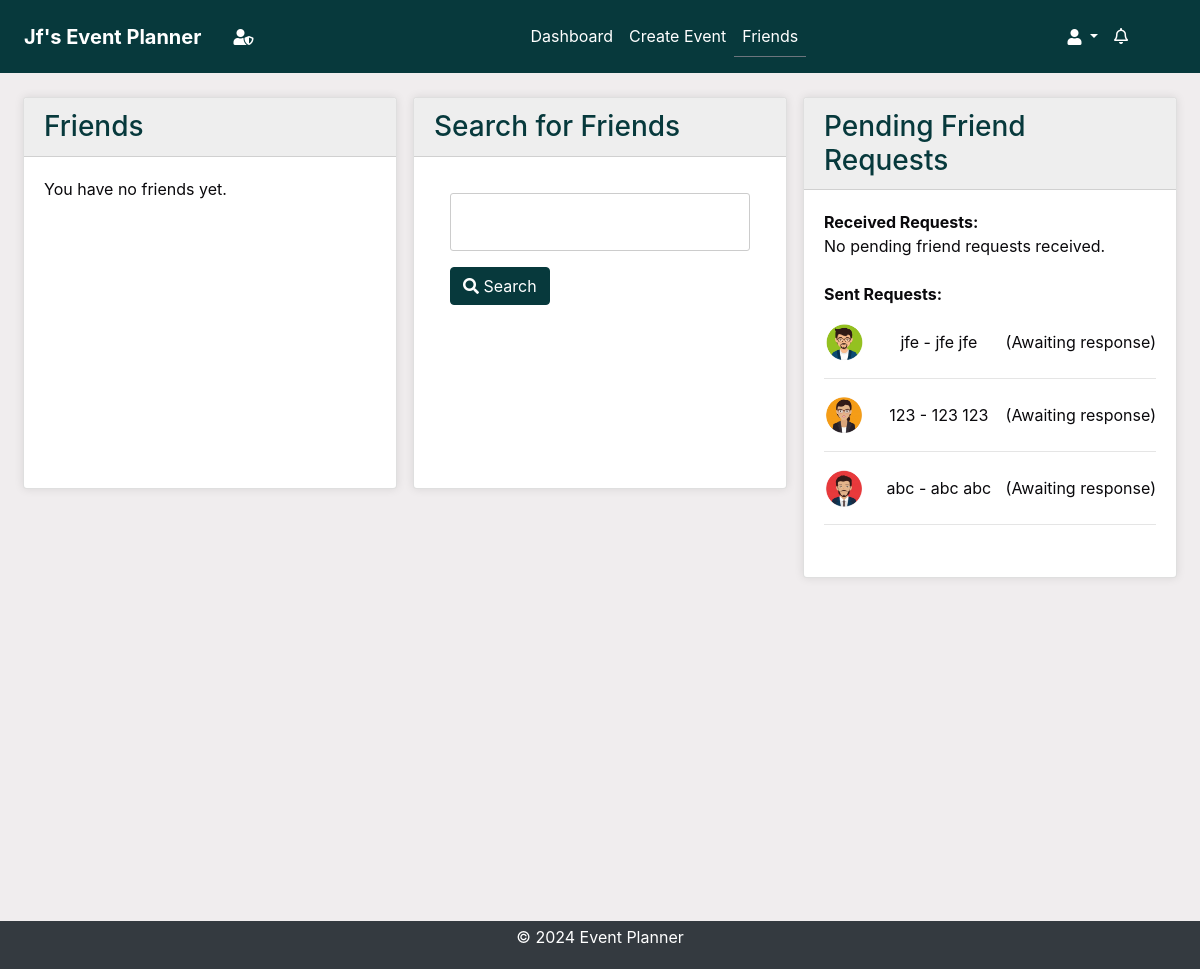
Before: /friends/ (signed in) with the older database file.
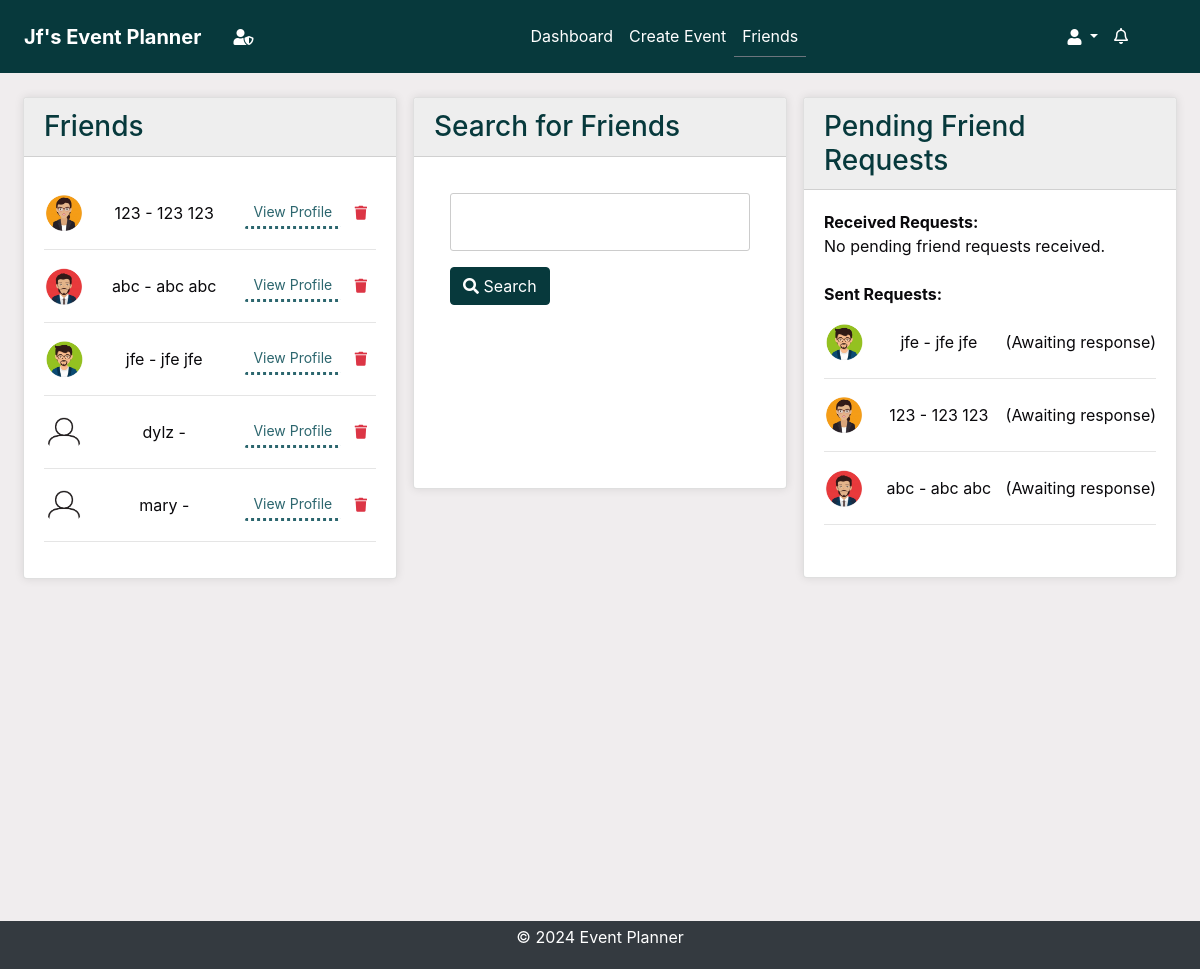
After: the same page with the newer database file.
### accounts/models.py (models this page shows, shortened)
class Friendship(models.Model):
    from_user = models.ForeignKey(
        User, related_name="from_friend", on_delete=models.CASCADE
    )
    to_user = models.ForeignKey(
        User, related_name="to_friend", on_delete=models.CASCADE
    )
    status = models.CharField(
        max_length=20,
        choices=[
            ("pending", "Pending"),
            ("accepted", "Accepted"),
            ("declined", "Declined"),
        ],
    )
    created_at = models.DateTimeField(auto_now_add=True)

class UserProfile(models.Model):
    user = models.OneToOneField(User, on_delete=models.CASCADE)
    profile_picture = models.CharField(max_length=254, default="default.png")
    created_at = models.DateTimeField(auto_now_add=True)
    updated_at = models.DateTimeField(auto_now=True)

### accounts/views.py (the view)
# urls.py: path("friends/", views.friends_page, name="friends_page"),
@login_required
@cache_control(no_cache=True, must_revalidate=True, no_store=True)
def friends_page(request):
    current_user = request.user
    search_query = ""
    search_results = []
    if "search_query" in request.GET or "user" in request.GET:
        search_form = FriendSearchForm(request.GET)
        if search_form.is_valid():
            search_query = search_form.cleaned_data.get("search_query", "")
            selected_user = search_form.cleaned_data.get("user")
            if selected_user:
                search_results = [selected_user]
            else:
                search_results = User.objects.filter(
                    Q(username__icontains=search_query)
                    | Q(first_name__icontains=search_query)
                    | Q(last_name__icontains=search_query)
                ).exclude(id=current_user.id)
        else:
            search_results = []
    else:
        search_form = FriendSearchForm()
        search_results = []
    friends = Friendship.objects.filter(
        (Q(from_user=current_user) | Q(to_user=current_user))
        & Q(status="accepted")
    )
    pending_requests_received = Friendship.objects.filter(
        Q(to_user=current_user) & Q(status="pending")
    )
    pending_requests_sent = Friendship.objects.filter(
        Q(from_user=current_user) & Q(status="pending")
    )
    context = {
        "search_form": search_form,
        "search_query": search_query,
        "search_results": search_results,
        "friends": friends,
        "pending_requests_received": pending_requests_received,
        "pending_requests_sent": pending_requests_sent,
    }
    return render(request, "accounts/friends.html", context)

### accounts/templates/accounts/friends.html (shortened to what this page needs)
{% extends 'base.html' %}
{% load static %}
{% block content %}
<div class="container-fluid">
    <div class="row">
        <div class="col-lg-4 mb-0">
            <div class="card">
                <div class="card-header bg-primary text-white">
                    <h3 class="mb-0">Friends</h3>
                </div>
                <div class="card-body scrollable-column">
                    <ul class="list-unstyled">
                        {% for friendship in friends %}
                            <li>
                                {% if friendship.from_user == user %}
                                    <div class="d-flex justify-content-between align-items-center mt-3">
                                        <img src="{% static 'images/profile_pictures/' %}{{ friendship.to_user.userprofile.profile_picture }}" alt="{{ friendship.to_user.username }}'s profile picture" class="rounded-circle mr-2" style="width: 40px; height: 40px;" onerror="this.onerror=null; this.src='{% static 'images/profile_pictures/' %}{{ friendship.from_user.userprofile.profile_picture }}'">
                                        <span>{{ friendship.to_user.username }} - {{ friendship.to_user.first_name }} {{ friendship.to_user.last_name }}</span>
                                        <div>
                                            <a href="{% url 'view_profile' friendship.to_user.id %}" class="btn btn-sm btn-outline-primary ml-2">View Profile</a>
                                            <button class="btn btn-sm btn-outline-danger delete-friend-btn" data-friend-id="{{ friendship.to_user.id }}"><i class="fa fa-trash"></i></button>
                                        </div>
                                    </div>
                                {% else %}
                                    <div class="d-flex justify-content-between align-items-center mt-3">
                                        <img src="{% static 'images/profile_pictures/' %}{{ friendship.from_user.userprofile.profile_picture }}" alt="{{ friendship.from_user.username }}'s profile picture" class="rounded-circle mr-2" style="width: 40px; height: 40px;" onerror="this.onerror=null; this.src='{% static 'images/profile_pictures/' %}{{ friendship.to_user.userprofile.profile_picture }}'">
                                        <span>{{ friendship.from_user.username }} - {{ friendship.from_user.first_name }} {{ friendship.from_user.last_name }}</span>
                                        <div>
                                            <a href="{% url 'view_profile' friendship.from_user.id %}" class="btn btn-sm btn-outline-primary ml-2">View Profile</a>
                                            <button class="btn btn-sm btn-outline-danger delete-friend-btn" data-friend-id="{{ friendship.from_user.id }}"><i class="fa fa-trash"></i></button>
                                        </div>
                                    </div>
                                {% endif %}
                            </li>
                            <hr>
                        {% empty %}
                            <li>You have no friends yet.</li>
                        {% endfor %}
                    </ul>
                </div>
            </div>
        </div>
        <div class="col-lg-4 mb-0">
            <div class="card">
                <div class="card-header bg-primary text-white">
                    <h3 class="mb-0">Search for Friends</h3>
                </div>
                <div class="card-body">
                    <form method="get" action="{% url 'friends_page' %}">
                        {{ search_form.as_p }}
                        <button type="submit" class="btn btn-primary"><i class="fa fa-search"></i> Search</button>
                    </form>
                    <br>
                </div>
            </div>
        </div>
        <div class="col-lg-4 mb-0">
            <div class="card">
                <div class="card-header bg-primary text-white">
                    <h3 class="mb-0">Pending Friend Requests</h3>
                </div>
                <div class="card-body">
                    <ul class="list-unstyled">
                        <li><strong>Received Requests:</strong></li>
                        <div class="scrollable-column">
                            {% for request in pending_requests_received %}
                            <li>
                                <div class="d-flex justify-content-between align-items-center mt-3">
                                    <img src="{% static 'images/profile_pictures/' %}{{ request.from_user.userprofile.profile_picture }}" alt="{{ request.from_user.username }}'s profile picture" class="rounded-circle mr-2" style="width: 40px; height: 40px;" onerror="this.onerror=null; this.src='{% static 'images/profile_pictures/' %}{{ request.to_user.userprofile.profile_picture }}'">
                                    <span>{{ request.from_user.username }} - {{ request.from_user.first_name }} {{ request.from_user.last_name }}</span>
                                    <div>
                                        <a href="{% url 'respond_friend_request' request.id 'accept' %}" class="btn btn-sm btn-outline-success"><i class="fa fa-check"></i> Accept</a>
                                        <a href="{% url 'respond_friend_request' request.id 'decline' %}" class="btn btn-sm btn-outline-danger"><i class="fa fa-times"></i> Decline</a>
                                    </div>
                                </div>
                            </li>
                            <hr>
                        {% empty %}
                            <li>No pending friend requests received.</li>
                            {% endfor %}
                        </div>
                            <br>
                            <li><strong>Sent Requests:</strong></li>
                            <div class="scrollable-column">
                                {% for request in pending_requests_sent %}
                                <li>
                                <div class="d-flex justify-content-between align-items-center mt-3">
                                    <img src="{% static 'images/profile_pictures/' %}{{ request.to_user.userprofile.profile_picture }}" alt="{{ request.to_user.username }}'s profile picture" class="rounded-circle mr-2" style="width: 40px; height: 40px;" onerror="this.onerror=null; this.src='{% static 'images/profile_pictures/' %}{{ request.from_user.userprofile.profile_picture }}'">
                                    <span>{{ request.to_user.username }} - {{ request.to_user.first_name }} {{ request.to_user.last_name }}</span>
                                    <span>(Awaiting response)</span>
                                </div>
                            </li>
                            <hr>
                            {% empty %}
                            <li>No pending friend requests sent.</li>
                            {% endfor %}
                        </div>
                    </ul>
                </div>
            </div>
        </div>
    </div>
</div>
{% endblock %}

### templates/base.html (shortened to what this page needs)
<!DOCTYPE html>
<html lang="en">
<head>
    {% load static %}
    <link rel="stylesheet" href="https://stackpath.bootstrapcdn.com/bootstrap/4.5.2/css/bootstrap.min.css">
    <link rel="stylesheet" href="{% static 'css/styles.css' %}">
    <link rel="stylesheet" href="https://cdnjs.cloudflare.com/ajax/libs/font-awesome/5.15.4/css/all.min.css">
    <link rel="stylesheet" href="https://cdnjs.cloudflare.com/ajax/libs/fullcalendar/3.10.2/fullcalendar.min.css" />
</head>
<body class="c-app">
    <header class="c-header c-header-light c-header-fixed">
        <nav class="navbar navbar-expand-lg navbar-light">
            {% if user.is_authenticated %}
                <a class="navbar-brand" href="{% url 'dashboard' %}"><strong> {{ user.username|title }}'s Event Planner</strong></a>
            {% else %}
                <a class="navbar-brand" href="{% url 'home' %}"><strong>Event Planner</strong></a>
            {% endif %}
            {% if user.is_superuser %}
            <a class="nav-link" aria-label="Admin Panel"  href="{% url 'admin:index' %}"> <i class="fas fa-user-shield"></i></a>
            {% endif %}
            <div class="collapse navbar-collapse" id="navbarSupportedContent">
                {% if user.is_authenticated %}
                <ul class="navbar-nav mx-auto">
                    <li class="nav-item {% if request.resolver_match.url_name == 'dashboard' %}active{% endif %}">
                        <a class="nav-link" href="{% url 'dashboard' %}">Dashboard</a>
                    </li>
                    <li class="nav-item {% if request.resolver_match.url_name == 'create_event' %}active{% endif %}">
                        <a class="nav-link" href="{% url 'create_event' %}">Create Event</a>
                    </li>
                    <li class="nav-item {% if request.resolver_match.url_name == 'friends_page' %}active{% endif %}">
                        <a class="nav-link" href="{% url 'friends_page' %}">Friends</a>
                    </li>
                    {% endif %}
                </ul>
                {% if user.is_authenticated %}
                <ul class="navbar-nav d-flex">
                    <li class="nav-item dropdown">
                        <a class="nav-link dropdown-toggle" href="#" id="profileLink" role="button" data-toggle="dropdown" aria-haspopup="true" aria-expanded="false">
                            <i class="fas fa-user"></i>
                        </a>
                    </li>
                </ul>
                {% endif %}
            </div>
            {% if user.is_authenticated %}
                <ul class="navbar-nav ml-auto d-flex">
                    <li class="nav-item mr-3">
                        <a class="nav-link" href="#" id="notificationBell" role="button" data-toggle="dropdown" aria-haspopup="true" aria-expanded="false">
                            <i class="fas fa-bell" style="font-weight:100";></i>
                        </a>
                    </li>
                </ul>
            {% endif %}
        </nav>
    </header>
    <main class="c-main">
        <div class="container-fluid">
            <div class="fade-in">
                {% block content %}{% endblock %}
            </div>
        </div>
    </main>
    <footer class="footer py-1">
        <div class="container text-center">
            <p class="text-white">&copy; 2024 Event Planner</p>
        </div>
    </footer>
</body>
</html>

Changed rows visible on the page:
added Friendship: to_user.userprofile.profile_picture (picture), to_user.username "123", to_user.first_name "123", to_user.last_name "123", shown under "Friends"
added Friendship: to_user.userprofile.profile_picture (picture), to_user.username "abc", to_user.first_name "abc", to_user.last_name "abc", shown under "Friends"
added Friendship: to_user.userprofile.profile_picture (picture), to_user.username "jfe", to_user.first_name "jfe", to_user.last_name "jfe", shown under "Friends"
added Friendship: to_user.userprofile.profile_picture (placeholder picture), to_user.username "dylz", shown under "Friends"
added Friendship: from_user.userprofile.profile_picture (placeholder picture), from_user.username "mary", shown under "Friends"
Other visible differences:
text no longer shown: "You have no friends yet."
